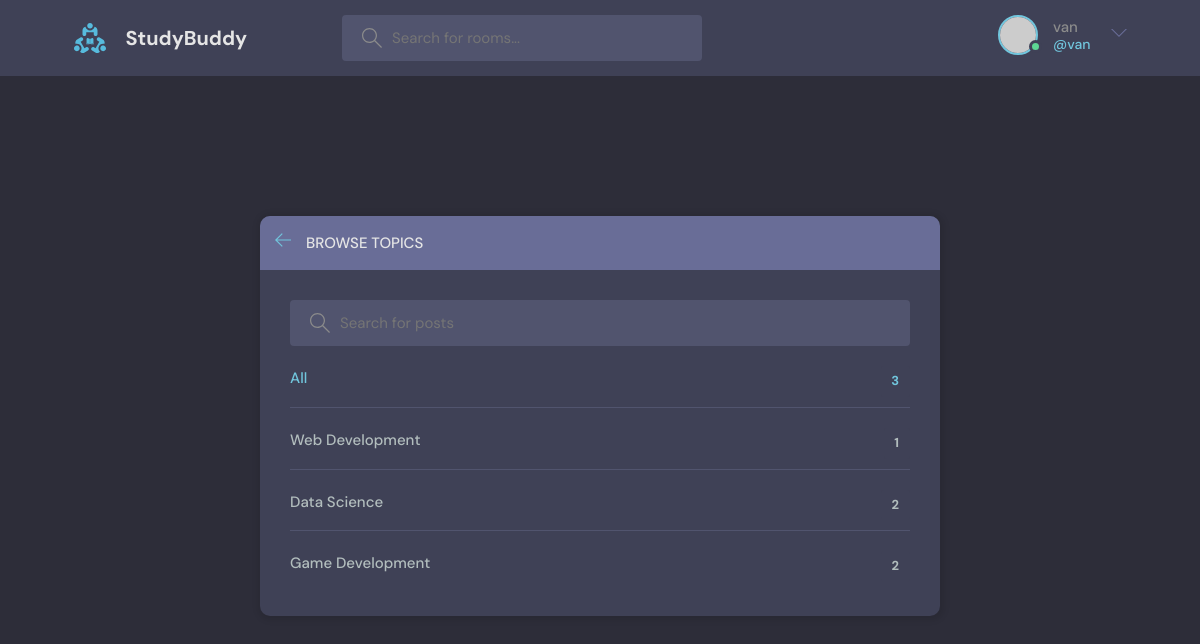
The page /topics/ (signed in) on the database as committed earlier.
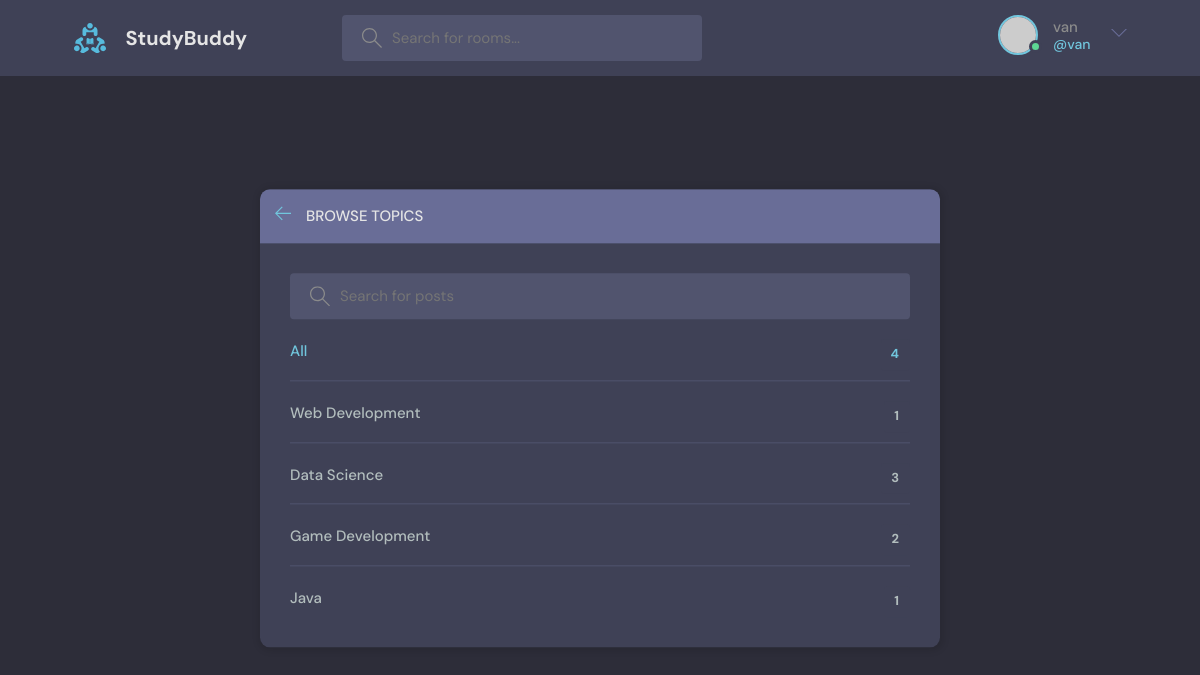
The same page on the database as committed later.
### base/models.py (models this page shows, shortened)
class Topic(models.Model):
    name = models.CharField(max_length=200)

### base/views.py (the view)
# urls.py: path('topics/', views.topicsPage, name='topics'),
def topicsPage(request):
    topics = Topic.objects.all()
    return render (request, 'base/topics.html', {'topics': topics})

### base/templates/base/topics.html (shortened to what this page needs)
{% extends 'main.html' %}
{% block content %}
    <main class="create-room layout">
      <div class="container">
        <div class="layout__box">
          <div class="layout__boxHeader">
            <div class="layout__boxTitle">
              <a href="index.html">
                <svg version="1.1" xmlns="http://www.w3.org/2000/svg" width="32" height="32" viewBox="0 0 32 32">
                  <title>arrow-left</title>
                  <path
                    d="M13.723 2.286l-13.723 13.714 13.719 13.714 1.616-1.611-10.96-10.96h27.625v-2.286h-27.625l10.965-10.965-1.616-1.607z"
                  ></path>
                </svg>
              </a>
              <h3>Browse Topics</h3>
            </div>
          </div>
          <div class="topics-page layout__body">
            <form method="GET" action="{% url 'topics' %}" class="header__search" >
              <label>
                <input name="q" placeholder="Search for posts" />
              </label>
            </form>
            <ul class="topics__list">
              <li>
                <a href="#" class="active">All <span>{{topics.count}}</span></a>
              </li>
              {% for topic in topics %}
              <li>
                <a href="{%  url 'home' %}?q={{topic.name}}">{{topic.name}} <span>{{topic.room_set.all.count}}</span></a>
              </li>
              {% endfor %}
            </ul>
          </div>
        </div>
      </div>
    </main>
    {% endblock content %}

Rows that differ between the two databases and show on the page:
computed for Topic "Data Science": room_set.all.count "2" → "3"
added Topic: name "Java", room_set.all.count "1"
Other text that changed with them:
{{ topics.count }}: "3" → "4"
